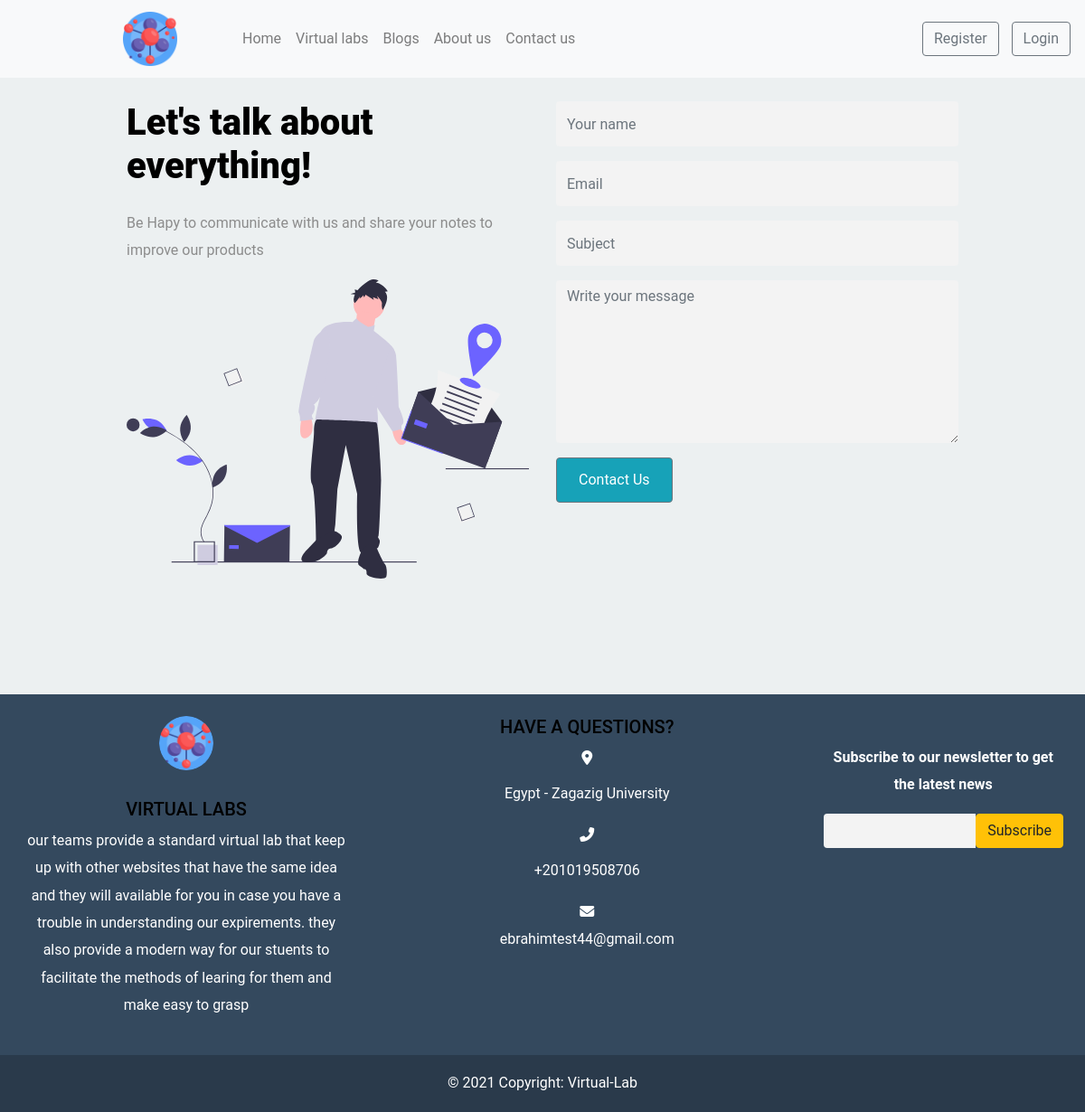
Page /contact/ on the committed database.
### settings/models.py (models this page shows, shortened)
class Website(models.Model):
   name = models.CharField(max_length=100)
   description = models.TextField(max_length=1000)
   phone = models.CharField(max_length=20)
   Address = models.CharField(max_length=100)
   email = models.EmailField(max_length=254)
   logo = models.ImageField(upload_to='images/')
   fb_link = models.URLField(max_length=200)
   twitter_link = models.URLField(max_length=200)
   instagram_link = models.URLField(max_length=200)

### contact/views.py (the view, shortened to what this page needs)
# urls.py: path('', views.send_email, name='contact'),
def send_email(request):
    print('go return')
    return render(request, 'contact/contact.html', {'subscriber_form': SubscriberForm()})

### settings/forms.py
class SubscriberForm(forms.Form):
    email = forms.EmailField(label='',
                             max_length=100,
                             widget=forms.EmailInput(attrs={'class': 'form-control'}))

### contact/templates/contact/contact.html (shortened to what this page needs)
{% extends "base.html" %}
{% load static %}
{% block body %}
<section class="contactUs">
    <div class="content">
        <div class="container">
            <div class="row justify-content-center">
                <div class="col-md-10">
                    <div class="row justify-content-center">
                        <div class="col-md-6">
                            <h3 class="heading mb-4">Let's talk about everything!</h3>
                            <p>Be Hapy to communicate with us and share your notes to improve our products</p>
                            <p><img src="{% static 'images/contact.svg' %}" alt="Image"
                                    class="img-fluid img-responsive"></p>
                        </div>
                        <div class="col-md-6">
                            <form class="mb-5" method="post" id="contactForm">
                                <div class="row">
                                    <div class="col-md-12 form-group">
                                        <input type="text" class="form-control height" name="name" id="name"
                                            placeholder="Your name" required>
                                    </div>
                                </div>
                                <div class="row">
                                    <div class="col-md-12 form-group">
                                        <input type="email" class="form-control height" name="email" id="email"
                                            placeholder="Email" required>
                                    </div>
                                </div>
                                <div class="row">
                                    <div class="col-md-12 form-group">
                                        <input type="text" class="form-control height" name="subject" id="subject"
                                            placeholder="Subject" required>
                                    </div>
                                </div>
                                <div class="row">
                                    <div class="col-md-12 form-group">
                                        <textarea class="form-control height" name="message" id="message" cols="30"
                                            rows="7" placeholder="Write your message" required></textarea>
                                    </div>
                                </div>
                                <div class="row">
                                    <div class="col-12">
                                        <input type="submit" value="Contact Us"
                                            class="btn btn-info rounded-0 py-2 px-4 height border-secondary">
                                    </div>
                                </div>
                            </form>
                        </div>
                    </div>
                </div>
            </div>
        </div>
    </div>
</section>
{% endblock body %}

### templates/base.html (shortened to what this page needs)
{% load static %}
{% url 'contact:contact' as contact %}
{% url 'accounts:profile' as profile %}
<!doctype html>
<html lang="en">
<head>
    <link rel="stylesheet" href="https://cdn.jsdelivr.net/npm/bootstrap@4.6.0/dist/css/bootstrap.min.css"
>
    <link rel="stylesheet" href="{% static 'wowJs/css/libs/animate.css' %}" />
    <link rel="stylesheet" href="https://cdnjs.cloudflare.com/ajax/libs/animate.css/4.1.1/animate.min.css" />
    <link rel="stylesheet" href="{% static 'css/style.css' %}">
    {% if request.path == contact %}
      <link rel="stylesheet" href="{% static 'css/styleContact.css' %}">
    {% endif %}
</head>
<body>
    <nav class="navbar navbar-expand-lg navbar-light bg-light fixed-top ">
        <a class="navbar-brand margin-left Left" href="#"><img src="{{myfooter.logo.url}}"
                style="width: 60px; height:60px" alt="Taleen"></a>
        <div class="collapse navbar-collapse " id="navbarSupportedContent">
            <ul class="navbar-nav mr-auto ml-5 underline Left control flex-md-shrink-0 " style="margin-trim: 0;">
                <li class="nav-item ">
                    <a class="nav-link " href="/">Home <span class="sr-only">(current)</span></a>
                </li>
                <li class="nav-item ">
                    <a class="nav-link" href="{% url 'labs:lab_list' %}">Virtual labs</a>
                </li>
                <li class="nav-item ">
                    <a class="nav-link " href="{% url 'blog:post_list' %}">Blogs</a>
                </li>
                <li class="nav-item ">
                    <a class="nav-link" href="{% url 'about:about' %}">About us</a>
                </li>
                <li class="nav-item ">
                    <a class="nav-link" href="{% url 'contact:contact' %}">Contact us</a>
                </li>
            </ul>
            {% if request.user.is_authenticated %}
            <li class="nav-item dropdown adjusting dropdown-menu-right dropdown-menu-lg-left"
                style="list-style-type: none; padding-right: 80px;">
                <a class="nav-link dropdown-toggle" style="color: #8da3a5;" href="#" id="navbarDropdown" role="button"
                    data-toggle="dropdown" aria-haspopup="true" aria-expanded="false">
                    <i class="fas fa-user-circle "></i>
                </a>
                <div class="dropdown-menu" style="background-color: #ecf0f1;" aria-labelledby="navbarDropdown">
                    <a class="dropdown-item" href="{% url 'accounts:profile' %}">profile</a>
                    <a class="dropdown-item" href="{% url 'about:FAQ' %}">FAQ</a>
                    <div class="dropdown-divider"></div>
                    <a class="dropdown-item" href="{% url 'logout' %}">log out</a>
                </div>
            </li>
            {% else %}
            <div class="my-2 my-lg-0 ">
                <a href="{% url 'accounts:signup' %}" class="btn btn-outline-secondary my-2 my-sm-0" role="button"
                    aria-pressed="true" target="_blank">Register</a>
                <a href="{% url 'login' %}" class="btn btn-outline-secondary myMoving" role="button" aria-pressed="true"
                    target="_blank">Login</a>
            </div>
            {% endif %}
        </div>
    </nav>
    {% block body %}{% endblock body %}
    <footer class="bg-footer text-white text-center text-lg-start ">
        <div class=" p-4">
            <div class="row">
                <div class="col-lg-4 col-md-12 mb-4 mb-md-0">
                    <img src="{% static 'images/molecule.png' %}" class="rounded-circle" alt="logo"
                        style="width: 60px; height:60px">
                    <br /> <br />
                    <h5 class="text-uppercase ">{{myfooter.name}}</h5>
                    <p>
                        {{myfooter.description}}
                    </p>
                </div>
                <div class="col-lg-5 col-md-6 mb-4 mb-md-0">
                    <h5 class="">HAVE A QUESTIONS?</h5>
                    <div class="">
                        <i class="fas fa-map-marker-alt "></i>
                        <div class="media-body">
                            <p>{{myfooter.Address}}</p>
                        </div>
                    </div>
                    <div class="">
                        <i class="fas fa-phone-alt"></i>
                        <div class="media-body">
                            <p>{{myfooter.phone}}</p>
                        </div>
                    </div>
                    <div class="">
                        <i class="fas fa-envelope"></i>
                        <div class="media-body">
                            <p>{{myfooter.email}}</p>
                        </div>
                    </div>
                </div>
                <div class="col-lg-3 col-md-6 mb-4 mb-md-0 mt-0">
                    <br />
                    <p class=""><strong>Subscribe to our newsletter to get the latest news</strong></p>
                    <form id="subscribe_form_id" method="POST" action="{% url 'home:subscribe' %}" novalidate>
                        <div class="input-group ">
                            {{ subscriber_form }}
                            <button class="btn btn-warning" type="submit">Subscribe</button>
                        </div>
                    </form>
                </div>
            </div>
        </div>
        <div class="text-center p-3" style="background-color: rgba(0, 0, 0, 0.2)">
            © 2021 Copyright:
            <a class="text-white" href="/">Virtual-Lab</a>
        </div>
    </footer>
</body>
</html>

### static/css/style.css (style rules this page uses)
.content { background-color: #ecf0f1; }
img { vertical-align: middle; border: 0px }
.myMoving { margin-left: 10px; }
.margin-left { margin-left: 120px; }
.bg-footer { background-color: #34495e; }
html { scroll-behavior: smooth; }
html, body { overflow-x: hidden; }
body { position: relative; }

### static/css/styleContact.css (style rules this page uses)
body { font-family: "Roboto", sans-serif; background-color: #fff; line-height: 1.9; color: #8c8c8c; }
h1, h2, h3, h4, h5, h6, .h1, .h2, .h3, .h4, .h5, .h6 { font-family: "Roboto", sans-serif; color: #000; }
.content { padding: 7rem 0; }
.heading { font-size: 2.5rem; font-weight: 900; }
.form-control { border: none; background: #f3f3f3; }
.height { height: 50px; border-radius: 4px !important; }
#message { resize: vertical; }

### rows in the picture
Website: logo (picture), name "VIRTUAL LABS", description "our teams provide a standard virtual lab that keep up with other websites that have the same idea and they will available for you in case you have a trouble in understanding our expirements. they also provide a modern way for our stuents to facilitate the methods of learing for them and make easy to grasp", Address "Egypt - Zagazig University", phone "+201019508706", email "ebrahimtest44@gmail.com"
